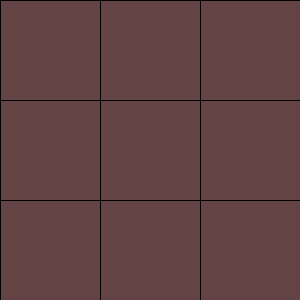
Frame 1 (no input)
Frame 60 (the mouse pressed at the canvas centre just before this capture): identical to frame 1, image omitted
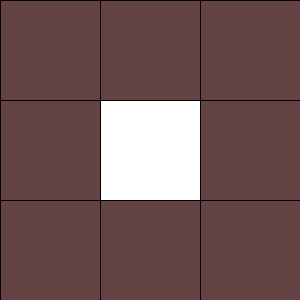
Frame 120 (the mouse held since frame 60 and released just before this capture)

The Processing sketch that drew these frames (run headless with seeded random() and noise(); from frame 60 on, the mouse is pressed at the canvas centre):

// Processing sketch: sketch_10_2Darray
// ── sketch_10_2Darray.pde
Cell[][] board;

int cols = 3;
int rows = 3;
int w;
int h;

void setup() {
 size(300, 300);
 w = width/3;
 h = height/3;
 board = new Cell[cols][rows];
 for (int i = 0; i < cols; i++) {
   for (int j = 0; j < rows; j++) {
     board[i][j] = new Cell(i*w, j*h, w, h);
   }
 }
}

void draw() {
   for (int i = 0; i < cols; i++) {
     for (int j = 0; j < rows; j++) {
       if (board[i][j].state == true) {  
         fill(255);
       } else {
         colorMode(HSB);
         fill(336, 80, 99);
       }
       board[i][j].display();
     }
   }
}

void mousePressed() {
  for (int i = 0; i < cols; i++) {
    for (int j = 0; j < rows; j++) {
      if (mouseX > i*w && mouseY > j*h && mouseX < i*w + w && mouseY < j*h + h) {
        board[i][j].state = !board[i][j].state;
        print(board[i][j].state);
      } 
    } 
  }
}

// A Cell object
class Cell {
  float x,y;
  float w,h;
  boolean state;
  
  // Cell constructor
  Cell(float tempX, float tempY, float tempW, float tempH) {
    x = tempX;
    y = tempY;
    w = tempW;
    h = tempH;
    state = false;
  }
  
  void display() {
    stroke(0);
    rect(x, y, w, h);
  }
}
